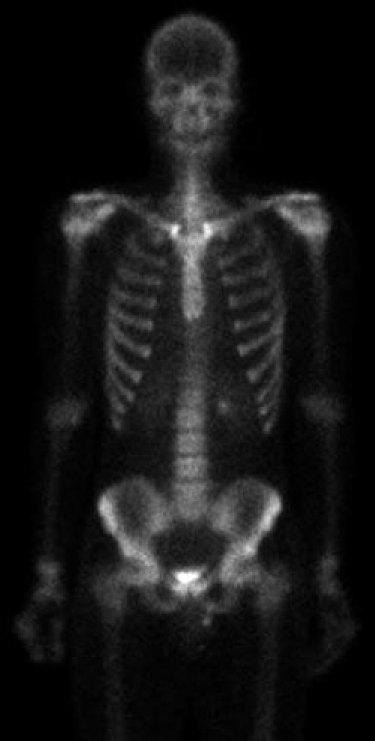
%> input picture matlab/pics/chapter_2/Fig0232(a)(partial_body_scan).tif, 750 x 1482 px (shown at 1/2 size)
$ octave prova.m   (GNU Octave 9; MATLAB toolbox functions it lacks are replaced by stand-ins)
%> lines starting %> are read from the running program, lines starting %| are printed output that depends on the picture; in (x1, y1, x2, y2) boxes, pixels count from 0 and x2, y2 are one past the last pixel; in counts of white or black regions, pixels touching at a corner belong together; the program's own positions count from 1
%% Figura 2.32 - Operações de conjuntos envolvendo intensidades de imagem
home;
clear;
src = imread('../pics/chapter_2/Fig0232(a)(partial_body_scan).tif');
%> src is the input picture: size 1482x750 uint8; min 0, max 255, mean 22.5

const = uint8(ones(size(src))*70);

b = 255 - src;
c = max(src, const);

figure;
subplot(1,3,1);
imshow(src);
subplot(1,3,2);
imshow(b);
subplot(1,3,3);
imshow(c);

%% 3.25 - Especificação de histograma
home;
clear;
src = imread('../pics/chapter_3/Fig3.20(a).jpg');
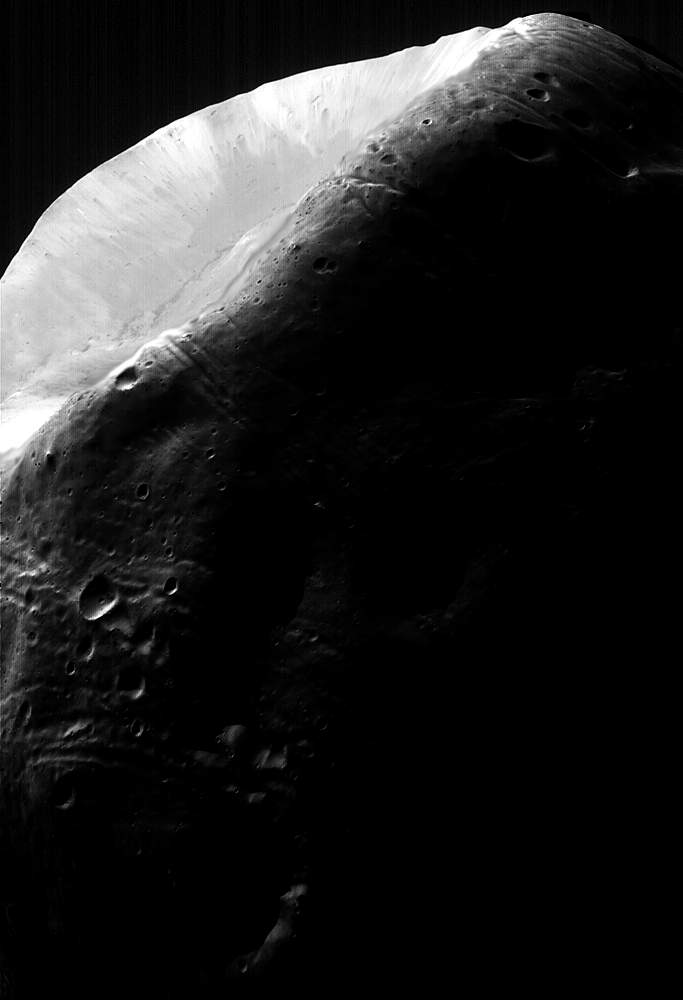
%> input picture matlab/pics/chapter_3/Fig3.20(a).jpg, 683 x 1000 px
%> src is the input picture: size 1000x683 uint8; min 0, max 255, mean 32.3

% Função de saida
T = ones(1,256);

T(1:127) = linspace(0,10,127);
T(127:200) = linspace(10, 120, 74);
T(200:256) = linspace(120, 256, 57);

T = rescale(T,0,255);


% Histograma especificado
binLocations = linspace(0,255,256);
counts = zeros(256,1);

counts(1:15) = linspace(0,7*10^4,15);
counts(15:28) = linspace(7*10^4, 1.31*10^4,14);
counts(28:190) = linspace(1.31*10^4, 0, 163);
counts(190:194) = linspace(0, 1.31*10^4, 5);
counts(194:256) = linspace(1.31*10^4, 0, 63);

% Imagem equalizada
imgeq = histeq(src);

[M,N] = size(src);
%> M = 1000; N = 683
src = uint8(src)+1;

for i = 1:M
    for j = 1:N
        imgeq(i,j) = T(imgeq(i,j));
    end
end
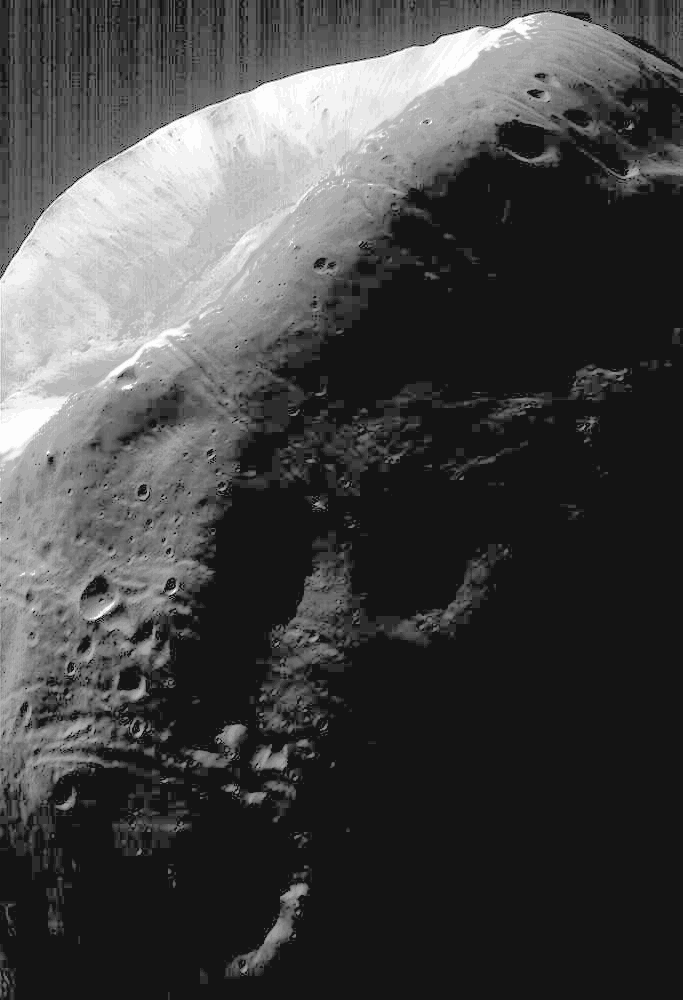
%> imgeq: size 1000x683 uint8; min 20, max 253, mean 69.2

figure;
subplot(2,3,1);
stem(binLocations,counts, 'Marker','none');
subplot(2,3,2);
plot(0:255,T);
subplot(2,3,3);
imhist(imgeq);
subplot(2,3,4);
imshow(imgeq);

%% Figura 3.38 - Aguçamento de imagens utilizando o laplaciano.
home;
clear;
src = imread("../pics/chapter_3/Fig3.40(a).jpg");
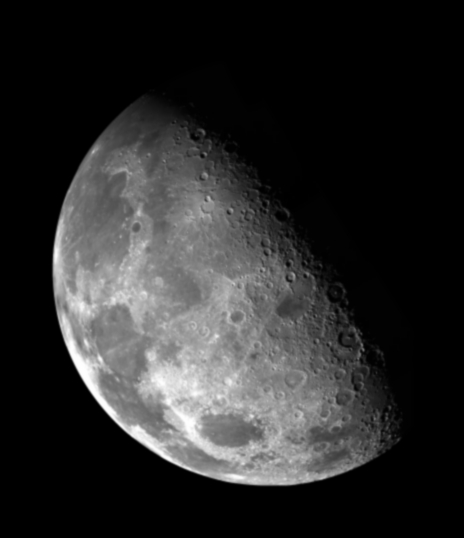
%> input picture matlab/pics/chapter_3/Fig3.40(a).jpg, 464 x 538 px
%> src is the input picture: size 538x464 uint8; min 0, max 255, mean 42.6

m_a = [[0,1,0], [1,-4,1],[0,1,0]];
m_b = [[1,1,1], [1,-8,1],[1,1,1]];

b = conv2(double(src), m_a, 'same');
%> b: size 538x464 double

% Filtro sugerido
c = b - min(min(b));
%> c: size 538x464 double
c = 255*(c/max(max(c)));

b = uint8(b);
%> b: size 538x464 uint8
c = uint8(c);
%> c: size 538x464 uint8

d = src + b;
e = src + uint8(conv2(double(src), m_b, 'same'));

figure;
subplot(2,3,1);
imshow(src);
subplot(2,3,2);
imshow(b);
subplot(2,3,3);
imshow(c);
subplot(2,3,4);
imshow(d);
subplot(2,3,5);
imshow(e);

%% Figura 4.27 - Propriedades do espectro de Fourier
home;
clear;
src = imread("../pics/chapter_4/Fig0427(a)(woman).tif");
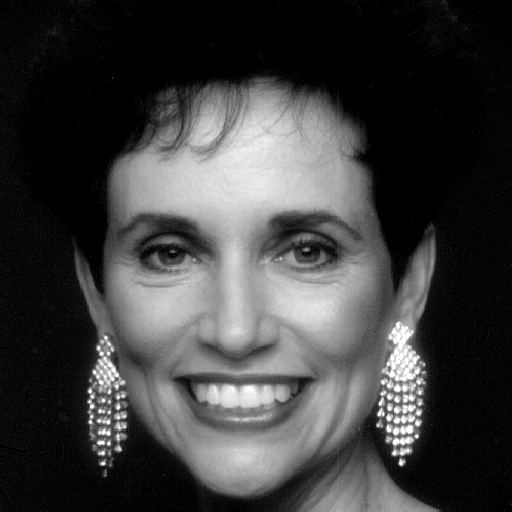
%> input picture matlab/pics/chapter_4/Fig0427(a)(woman).tif, 512 x 512 px
%> src is the input picture: size 512x512 uint8; min 0, max 255, mean 62.2
rectangle = imread("../pics/chapter_4/Fig0424(a)(rectangle).tif");
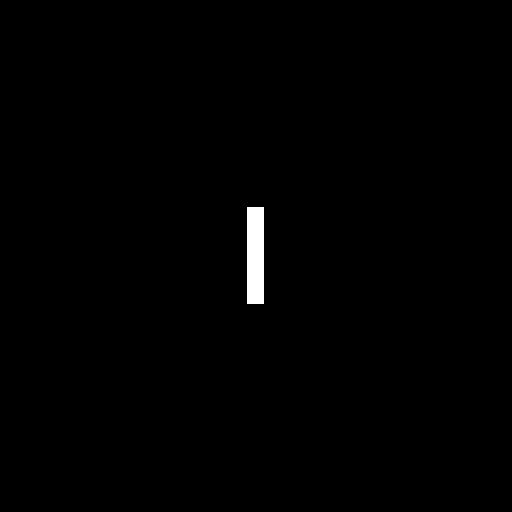
%> input picture matlab/pics/chapter_4/Fig0424(a)(rectangle).tif, 1024 x 1024 px (shown at 1/2 size)
%> rectangle is the input picture: size 1024x1024 uint8; 0.63% white; 1 white region, box (x1, y1, x2, y2) and area: (494, 414, 528, 608) 6596

[M,N] = size(rectangle);
%> M = 1024; N = 1024

% Fourier da imagem e retangulo
dft = fft2(src,M,N);
dft_rect = fft2(rectangle);

% Construindo imagem só com angulo
fftB = 1.*exp(i*angle(dft));
imageC = real(ifft2(fftB));

% Espectro da imagem
espectro = log(1+abs(fftshift(dft)));
%imageC = abs(imageB);
imageC = imageC(1:size(src,1), 1:size(src,2));
%> imageC: size 512x512 double

% Imagem com espectro do rectangulo
fftE = abs(dft_rect).*exp(i*angle(dft));
imageE = ifft2(fftE);
imageE = imageE(1:size(src,1), 1:size(src,2));
%> imageE: size 512x512 double

% Imagem com anuglo do rectangulo
fftF = abs(dft).*exp(i*angle(dft_rect));
imageF = ifft2(fftF);

figure;
subplot(2,3,1);
imshow(src);
subplot(2,3,2);
imshow(angle(dft),[-pi,pi]);
subplot(2,3,3);
imshow(imageC,[]);
subplot(2,3,4);
imshow(espectro, []);
subplot(2,3,5);
imshow(imageE, []);
subplot(2,3,6);
imshow(imageF, []);

%% Figura 10.40 - Suavização e Limiarização global usando o método de Otsu.
home;
clear;
a = imread('../pics/chapter_10/Fig1040(a)(large_septagon_gaussian_noise_mean_0_std_50_added).tif');
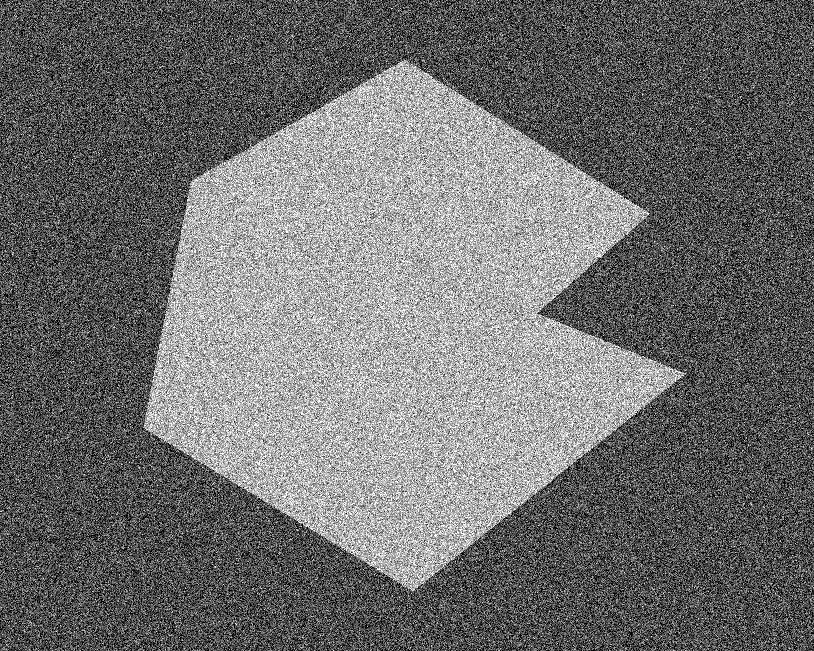
%> input picture matlab/pics/chapter_10/Fig1040(a)(large_septagon_gaussian_noise_mean_0_std_50_added).tif, 814 x 651 px
%> a is the input picture: size 651x814 uint8; min 0, max 255, mean 110

level = multithresh(a);
%> level = 118
c = imquantize(a,level);
%> c: size 651x814 double; values 1 (black) and 2 (white), 42.2% white; 25727 white regions (25652 under 20 px), largest, box (x1, y1, x2, y2) and area: (143, 57, 687, 594) 154575, (282, 585, 300, 599) 55, (154, 98, 168, 114) 42

n = 5;
d = conv2(a, ones(n)/n^2,'same');
%> d: size 651x814 double
d = rescale(d);

level = multithresh(d);
%> level = 0.541
e = imquantize(d,level);
%> e: size 651x814 double; values 1 (black) and 2 (white), 32.8% white; 1 white region, box (x1, y1, x2, y2) and area: (144, 60, 685, 591) 173947

figure;
subplot(2,3,1);
imshow(a, []);
subplot(2,3,2);
imhist(a)
subplot(2,3,3);
imshow(c, []);
subplot(2,3,4);
imshow(d, []);
subplot(2,3,5);
imhist(d)
subplot(2,3,6);
imshow(e, []);
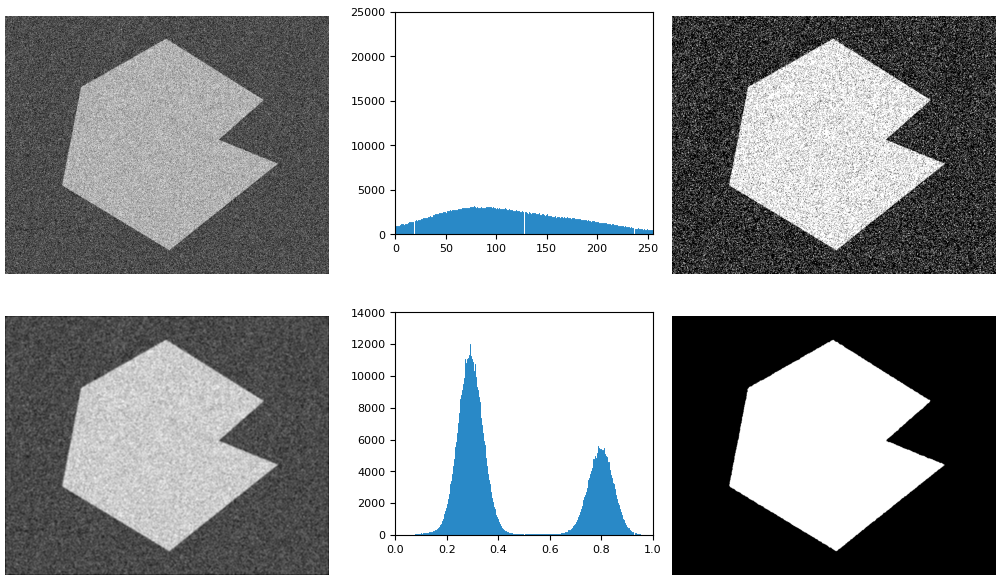
%> figure redrawn from the program's plot data, 6 panels
